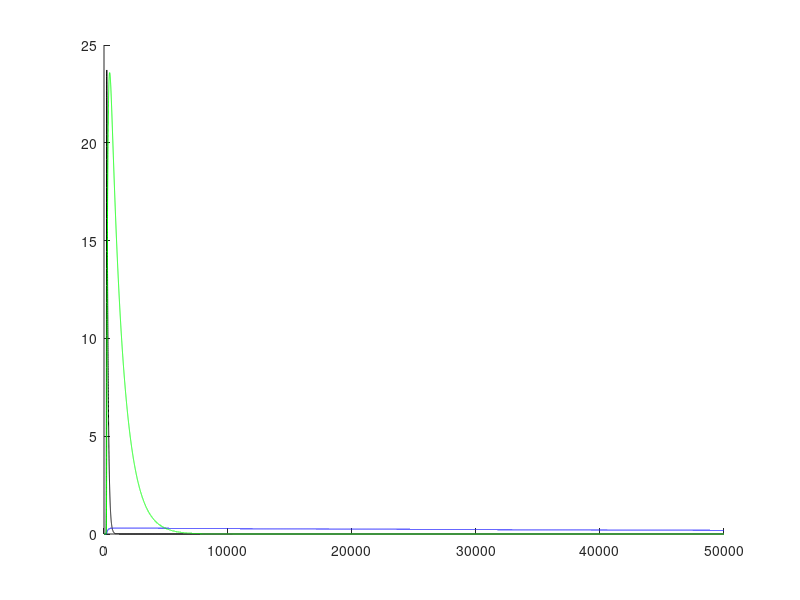
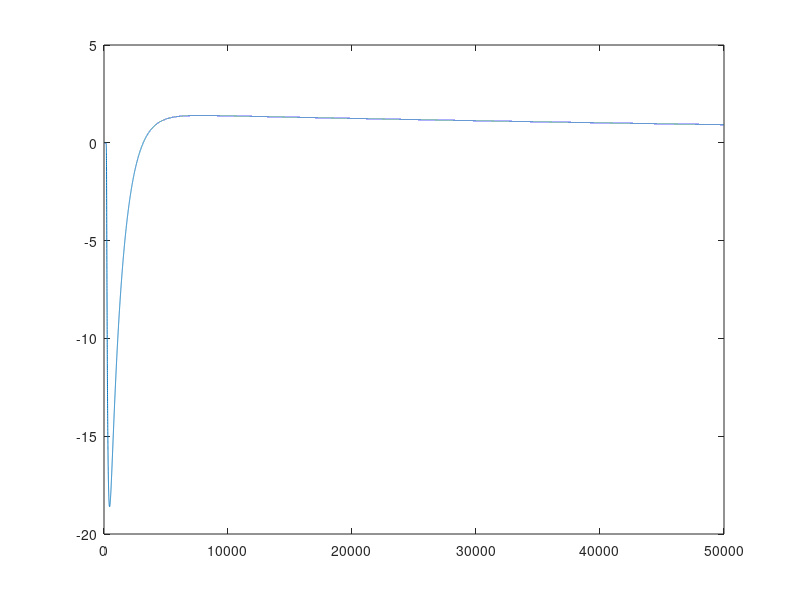

These charts were generated, in order, by the following MATLAB code:
sigsq = 150; %sigma squared = width of the envelope squared in fs^2
I = @(t) exp((-t.^2)/(2*sigsq)); %intensity envelope
N=50000; dt=1;
n_c=zeros(1,N); c_rel_time = 100;c_cap_time=10000;
n_ex=zeros(1,N);ex_rel_time=1000;
n_d=zeros(1,N); d_rel_time=100000;
n_d_init=0;n_d(1)=n_d_init;
for ii=1:N-1
    t=(ii-1)*dt;
    n_c(ii+1) = dt*(I(t-200) - (n_c(ii)/c_rel_time)-(n_c(ii)/c_cap_time))+n_c(ii);
    n_ex(ii+1) = dt*((n_c(ii)/c_rel_time) - (n_ex(ii)/ex_rel_time))+n_ex(ii);
    n_d (ii+1) = dt*((n_c(ii)/c_cap_time) - ((n_d(ii)-n_d_init)/d_rel_time))+n_d(ii);
end
alphaexc=10;alphadef=5;n_ex_sat=max(n_ex)/2;
diffabs = -alphaexc*(n_ex/n_ex_sat) + alphadef*(n_d - n_d_init);
t = dt*(1:N);
figure
hold on
plot(t,n_c,'k')
plot(t,n_d,'b')
plot(t,n_ex,'g')
hold off
figure;
plot(t,diffabs)
